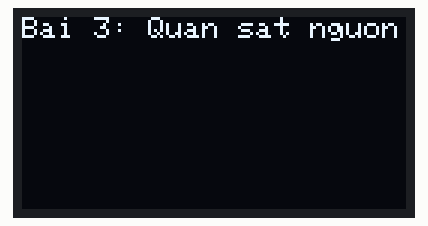
The sketch below on a simulated ESP32. On the bench: 128×64 one-colour display.

Above: at 0.1 s.
At 2.1 s:
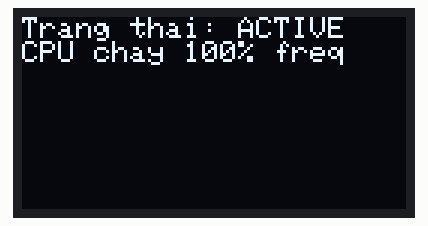
At 5.2 s:
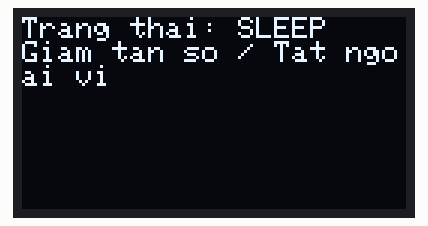

Measured:
- what the display in image 1 shows lasts 3.0 s, from 2.1 s to 5.1 s

The sketch:

sketch.ino
```cpp
#include <Arduino.h>
#include <Wire.h>
#include <Adafruit_GFX.h>
#include <Adafruit_SSD1306.h>

#define SCREEN_WIDTH 128
#define SCREEN_HEIGHT 64
#define OLED_RESET    -1
Adafruit_SSD1306 display(SCREEN_WIDTH, SCREEN_HEIGHT, &Wire, OLED_RESET);

void setup() {
  Serial.begin(115200);

  if(!display.begin(SSD1306_SWITCHCAPVCC, 0x3C)) {
    Serial.println(F("SSD1306 allocation failed"));
    for(;;);
  }

  display.clearDisplay();
  display.setTextSize(1);
  display.setTextColor(SSD1306_WHITE);
  display.setCursor(0,0);
  display.println("Bai 3: Quan sat nguon");
  display.display();
  delay(2000);
}

void loop() {
  display.clearDisplay();
  display.setCursor(0,0);
  display.println("Trang thai: ACTIVE");
  display.println("CPU chay 100% freq");
  display.display();
  delay(3000);

  display.clearDisplay();
  display.setCursor(0,0);
  display.println("Trang thai: SLEEP");
  display.println("Giam tan so / Tat ngoai vi");
  display.display();
  delay(3000);
}
```
